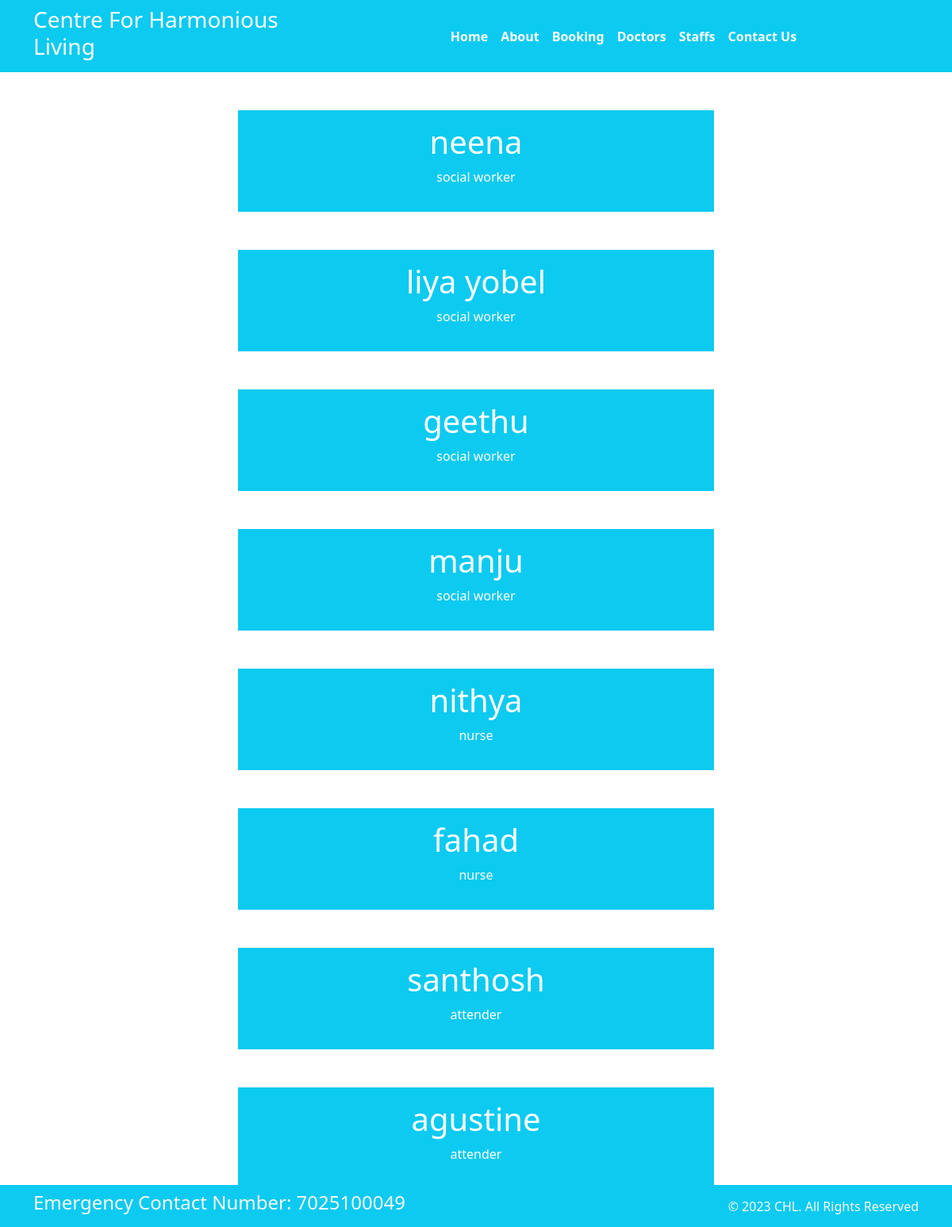
Screenshot of /staffs with the database file from the repository.
### home/models.py (models this page shows, shortened)
class staffs(models.Model):
    staff_name=models.CharField(max_length=100)
    staff_description=models.TextField()

### home/views.py (the view)
# urls.py: path('staffs',views.staff, name="staffs")
def staff(request):
    dict_staff={
        "staf":staffs.objects.all()
    }
    return render(request,"staffs.html",dict_staff)

### templates/staffs.html (shortened to what this page needs)
{% extends "base.html"%}
{% block content %}
{% for s in staf %}
<div class="mx-auto w-50 text-center p-3 my-5 bg-info text-white">
    <h1>{{s.staff_name}}</h1>
    <p>{{s.staff_description}}</p>
</div>
{%endfor%}
{%endblock%}

### templates/base.html (shortened to what this page needs)
{% load  static  %}
<!DOCTYPE html>
<html>
  <head>
    <link rel="stylesheet"
      href=" https://cdn.jsdelivr.net/npm/bootstrap@5.1.3/dist/css/bootstrap.min.css ">
    <link rel="stylesheet"
      href="https://use.fontawesome.com/releases/v5.2.0/css/all.css">
      <link rel="stylesheet"
      href='{% static '/css/style.css'%}'>
  </head>
  <body>
    <nav class="navbar bg-info navbar-expand-md ">
      <div class="container">
        <div class="col-4 text-left pl-md-0">
          <h3 class="text-white"> Centre For Harmonious Living </h3>
        </div>
        <div
          class="collapse navbar-collapse justify-content-center col-md-8 navbar-collapse-3">
          <ul class="navbar-nav justify-content-center  fw-bold">
            <li class="nav-item active">
              <a class="nav-link text-white" href="{%url "home"%}">Home </a>
            </li>
            <li class="nav-item">
              <a class="nav-link text-white" href="{%url "about"%}">About</a>
            </li>
            <li class="nav-item">
              <a class="nav-link text-white" href="{%url "booking"%}">Booking</a>
            </li>
            <li class="nav-item">
              <a class="nav-link text-white" href="{%url "docters"%}">Doctors</a>
            </li>
			 <li class="nav-item">
              <a class="nav-link text-white" href="{%url "staffs"%}">Staffs</a>
            </li>
            <li class="nav-item">
              <a class="nav-link text-white" href="{%url "contact"%}">Contact Us</a>
            </li>
          </ul>
        </div>
      </div>
    </nav>
    {% block content %}
    {%endblock%}
    <section class="fixed-bottom">
      <footer class="pt-2 pb-2  bg-info text-light">
        <div class="container">
          <div class="row align-items-center">
            <div class="col-12 col-md-8">
              <h4>Emergency Contact Number: 7025100049</h4>
            </div>
            <div class="col-12 col-md-4 mt-4 mt-md-0 text-center text-md-end">
              © 2023 CHL. All Rights Reserved
            </div>
          </div>
        </div>
      </footer>
    </section>

### rows the page displays
staffs: staff_name "neena", staff_description "social worker"
staffs: staff_name "liya yobel", staff_description "social worker"
staffs: staff_name "geethu", staff_description "social worker"
staffs: staff_name "manju", staff_description "social worker"
staffs: staff_name "nithya", staff_description "nurse"
staffs: staff_name "fahad", staff_description "nurse"
staffs: staff_name "santhosh", staff_description "attender"
staffs: staff_name "agustine", staff_description "attender"
